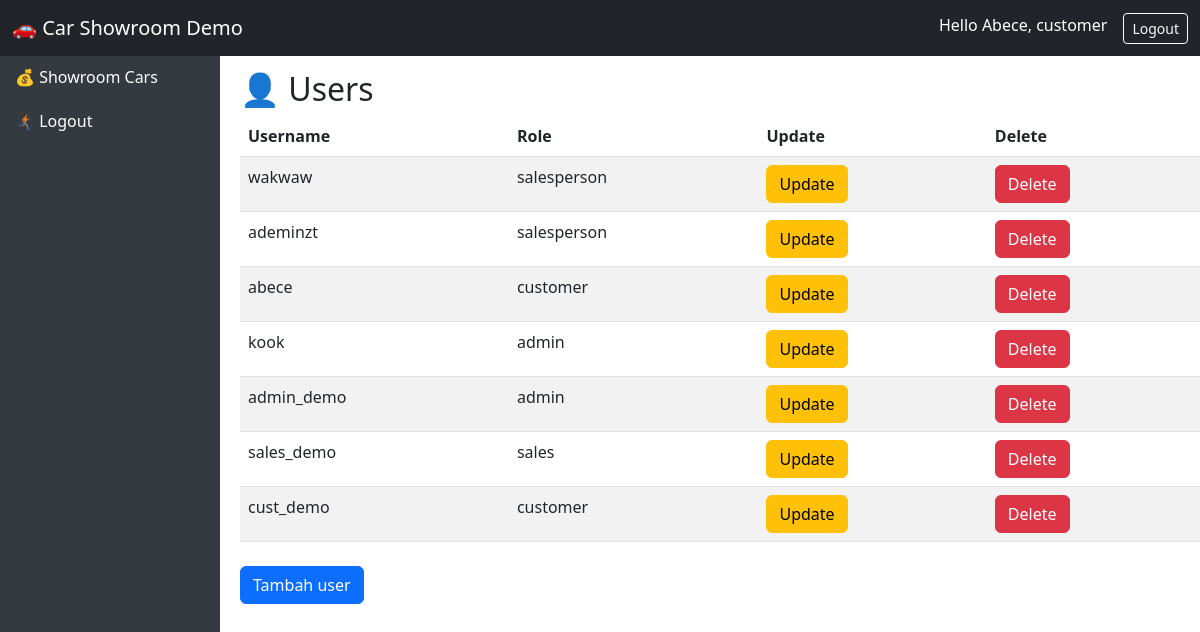
/users/ (signed in), run on an earlier commit of the app's database.
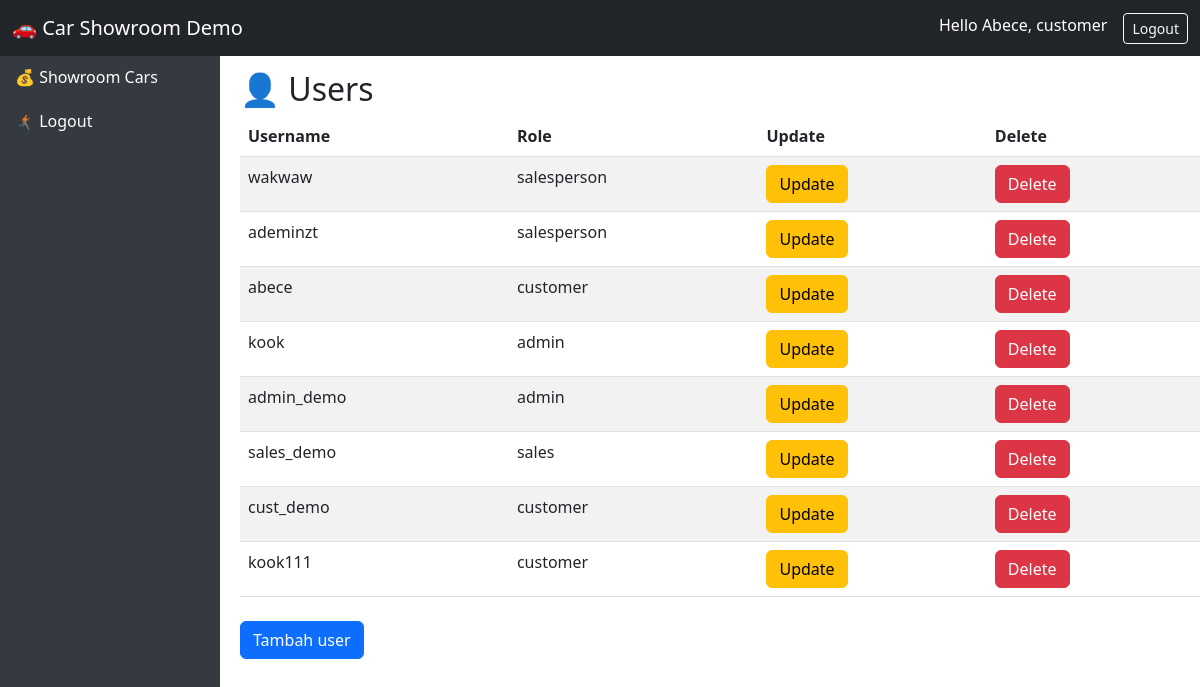
And on a later commit of the database.
### users/models.py (models this page shows, shortened)
class User(AbstractUser):
    ROLE_CHOICES = (
        ("admin", "Admin"),
        ("salesperson", "Salesperson"),
        ("customer", "Customer"),
    )
    role = models.CharField(max_length=20, choices=ROLE_CHOICES, default="customer")

### cars/views.py (the view)
    def wrapper(request, *args, **kwargs):
        if request.user.is_authenticated and (request.user.is_superuser or request.user.role in ["admin"]):
            return view_func(request, *args, **kwargs)
        return redirect("carList")

### cars/views.py (called while the page is built)
def admin_required(view_func):
    def wrapper(request, *args, **kwargs):
        if request.user.is_authenticated and (request.user.is_superuser or request.user.role in ["admin"]):
            return view_func(request, *args, **kwargs)
        return redirect("carList")
    return wrapper

### users/views.py (called while the page is built)
@admin_required
def userlist_view(request):
    context = {
        'users' : User.objects.all()
    }
    return render(request,'users/user_index.html',context)

### users/templates/users/user_index.html
{% extends "demo/base.html" %}
{% block content %}
<h2>👤 Users</h2>
<table class="table table-striped">
  <thead>
    <tr>
      <th>Username</th>
      <th>Role</th>
      <th>Update</th>
      <th>Delete</th>
    </tr>
  </thead>
  <tbody>
    {% for user in users %}
    <tr>
      <td>{{ user.username }}</td>
      <td>{{ user.role }}</td>
      <td><a href="{% url 'update_user' user.id %}" class="btn btn-warning">Update</td>
      <td><a href="{% url 'delete_user' user.id %}" class="btn btn-danger">Delete</td>
    </tr>
    {% endfor %}
  </tbody>
</table>
<a href="{% url 'register'%}" class="btn btn-primary mt-2">Tambah user</a>
{% endblock content %}

### demo/templates/demo/base.html (shortened to what this page needs)
{% load static %}
<!DOCTYPE html>
<html lang="en">
    <head>
        <link rel="stylesheet" href="https://cdn.jsdelivr.net/npm/bootstrap@5.3.0/dist/css/bootstrap.min.css" />
        <link rel="stylesheet" href="{% static 'demo/css/base_style.css' %}?v=3"/>
    </head>
    <body class="{% if not user.is_authenticated %}no-sidebar{% endif %}">
        <nav class="navbar navbar-expand-lg navbar-dark bg-dark fixed-top">
            <div class="container-fluid">
                <a class="navbar-brand" href="#">🚗 Car Showroom Demo</a>
                <div class="d-flex">
                    {% if user.is_authenticated %}
                    <span class="text-white me-3">Hello {{ request.user.username|title }}, {{ request.user.role }}</span>
                    <a href="/demo/logout/" class="btn btn-outline-light btn-sm">Logout</a>
                    {% endif %}
                </div>
            </div>
        </nav>
            {% if user.is_authenticated %}
                <div class="sidebar">
                    <a href="{% url 'carList' %}">💰 Showroom Cars</a>
                    <a href="{% url 'logout' %}">🏃🏾‍➡️ Logout</a>
                </div>
            {% endif %}
        <div class="main-container">
            {% block content %}{% endblock %}
        </div>
    </body>
</html>

What changed in the data, as far as the page shows it:
added User: username "kook111", role "customer"
